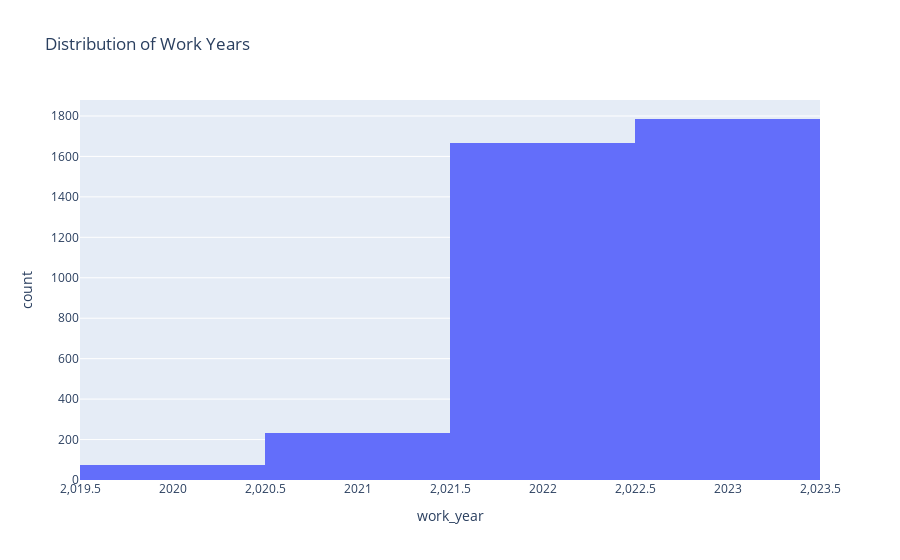

Here is the notebook cell this chart was saved with:
### Code cell
# Histogram of work_year
fig1 = px.histogram(salary_df, x='work_year', title='Distribution of Work Years')
fig1.show()

### Figure 1 — Plotly figure (JSON) as saved in the notebook; plotly's stock layout.template omitted (floating-point values rounded to 4 significant figures; data arrays with more than 128 entries replaced by an {"elided": "..."} marker saying what was removed)
{"data": [{"alignmentgroup": "True", "bingroup": "x", "hovertemplate": "work_year=%{x}<br>count=%{y}<extra></extra>", "legendgroup": "", "marker": {"color": "#636efa", "pattern": {"shape": ""}}, "name": "", "offsetgroup": "", "orientation": "v", "showlegend": false, "type": "histogram", "x": {"elided": "3755 int values"}, "xaxis": "x", "yaxis": "y"}], "layout": {"barmode": "relative", "legend": {"tracegroupgap": 0}, "title": {"text": "Distribution of Work Years"}, "xaxis": {"anchor": "y", "domain": [0, 1], "title": {"text": "work_year"}}, "yaxis": {"anchor": "x", "domain": [0, 1], "title": {"text": "count"}}}}
